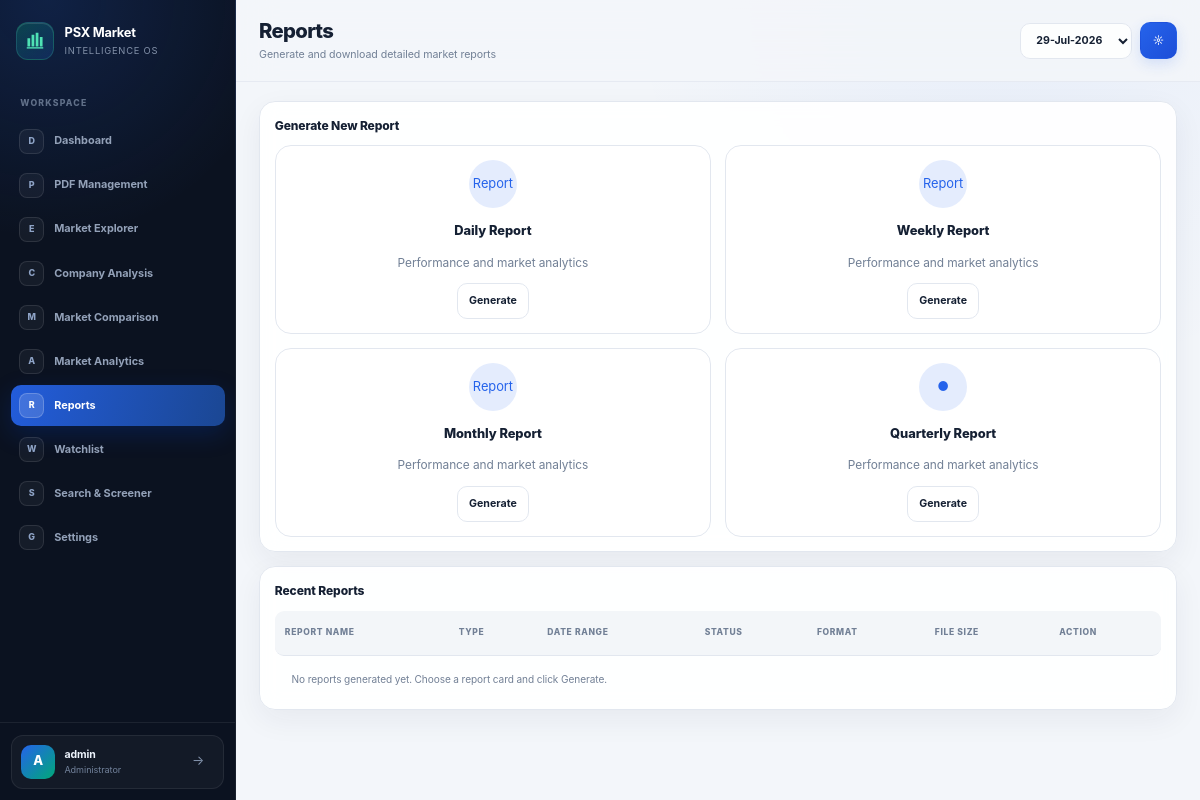
Page /pages/reports/ (signed in) on the earlier database version.
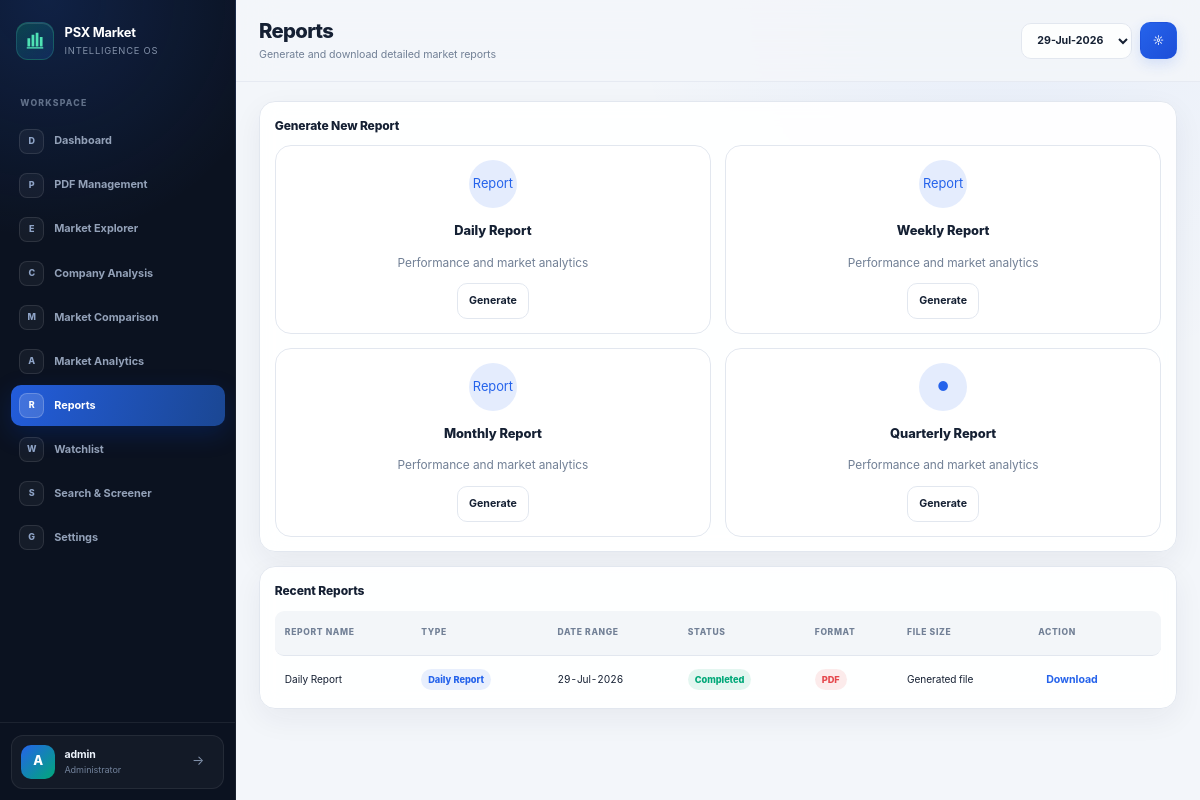
Same page on the later database version.
### scraper/models.py (models this page shows, shortened)
class GeneratedReport(models.Model):
    REPORT_TYPES = [
        ("daily", "Daily Report"),
        ("weekly", "Weekly Report"),
        ("monthly", "Monthly Report"),
        ("quarterly", "Quarterly Report"),
    ]
    report_type = models.CharField(max_length=20, choices=REPORT_TYPES)
    name = models.CharField(max_length=255)
    date_from = models.DateField()
    date_to = models.DateField()
    file = models.FileField(upload_to="reports/")
    created_by = models.ForeignKey(
        settings.AUTH_USER_MODEL,
        on_delete=models.SET_NULL,
        null=True,
        blank=True,
        related_name="generated_market_reports",
    )
    created_at = models.DateTimeField(auto_now_add=True)
    class Meta:
        ordering = ["-created_at"]

### pdfs/views.py (the view, shortened to what this page needs)
# urls.py: path("pages/reports/", reports, name="reports"),
@ratelimit(key="user", rate="20/h", method="POST", block=True)
@module_permission_required("reports")
def reports(request):
    selected_type = (request.GET.get("type") or "daily").lower()
    if selected_type not in REPORT_PERIODS:
        selected_type = "daily"
    available_dates = list(
        PDFDocument.objects.filter(is_processed=True, report_date__isnull=False)
        .values_list("report_date", flat=True)
        .order_by("-report_date")
        .distinct()
    )
    raw_selected_date = request.GET.get("date")
    selected_date = _parse_report_date(raw_selected_date)
    invalid_date = bool(raw_selected_date and selected_date is None)
    if selected_date is None and available_dates and not raw_selected_date:
        selected_date = available_dates[0]
    selected_iso = selected_date.isoformat() if selected_date else None
    recent_reports = GeneratedReport.objects.all()
    if not (request.user.is_staff or request.user.is_superuser):
        recent_reports = recent_reports.filter(created_by=request.user)
    if selected_date is not None:
        recent_reports = recent_reports.filter(date_to=selected_date)
    recent_reports = recent_reports[:10]
    context = {
        "selected_type": selected_type,
        "report_types": REPORT_PERIODS,
        "recent_reports": recent_reports,
        "latest_pdf": _get_latest_pdf_for_date(),
        "available_dates": [
            {"iso": d.isoformat(), "display": d.strftime("%d-%b-%Y")}
            for d in available_dates
        ],
        "selected_iso": selected_iso,
        "invalid_date": invalid_date,
    }
    return render(request, "pages/reports.html", context)

### pdfs/authz.py (called while the page is built, shortened)
def has_module_permission(user, module, action="view"):
    if not getattr(user, "is_authenticated", False) or not user.is_active:
        return False
    if user.is_superuser or user.is_staff:
        return True

def require_module_permission(request, module, action="view"):
    if not request.user.is_authenticated:
        return redirect_to_login(request.get_full_path())
    if not has_module_permission(request.user, module, action):
        raise PermissionDenied("You do not have permission to access this feature.")
    return None

def module_permission_required(module, action="view"):
    def decorator(view_func):
        @wraps(view_func)
        def wrapped(request, *args, **kwargs):
            denial = require_module_permission(request, module, action)
            if denial:
                return denial
            return view_func(request, *args, **kwargs)
        return wrapped
    return decorator

### pdfs/context_processors.py (called while the page is built)
def navigation_permissions(request):
    user = getattr(request, "user", None)
    allowed_modules = set()
    company = None
    if user and user.is_authenticated and user.is_active:
        if user.is_staff or user.is_superuser:
            allowed_modules = {code for code, _label in MODULE_CHOICES}
        else:
            company = get_client_company(user)
            if company:
                allowed_modules = set(
                    company.module_permissions.filter(can_view=True).values_list("module", flat=True)
                )
    return {"allowed_modules": allowed_modules, "current_client_company": company}

### pdfs/views.py (called while the page is built, shortened)
def _parse_report_date(raw_value):
    if not raw_value:
        return None

def _get_latest_pdf_for_date(report_date=None):
    queryset = PDFDocument.objects.filter(
        is_processed=True, report_date__isnull=False
    ).prefetch_related("extracted_companies")
    if report_date is not None:
        queryset = queryset.filter(report_date=report_date)
    return queryset.order_by("-report_date", "-uploaded_at").first()

### templates/pages/reports.html (shortened to what this page needs)
{% extends 'base.html' %}
{% block content %}
        <header class="topbar">
          <div>
            <h1>Reports</h1>
            <p>Generate and download detailed market reports</p>
          </div>
          <div class="topbar-actions">
            <form method="get">
              <select name="date" class="outline-button" aria-label="Select report date" data-auto-submit>
                {% for d in available_dates %}
                  <option value="{{ d.iso }}" {% if selected_iso == d.iso %}selected{% endif %}>{{ d.display }}</option>
                {% empty %}
                  <option value="">No reports available</option>
                {% endfor %}
              </select>
            </form>
            <button class="icon-button" data-theme-toggle type="button">&#9788;</button>
          </div>
        </header>
            <main class="content">
              <section class="card">
                <div class="card-header"><h2 class="card-title">Generate New Report</h2></div>
                <div class="grid grid-4">
                  {% for type_key, type_data in report_types.items %}
                    <article class="card" style="padding:1rem;text-align:center;box-shadow:none;background:var(--card);">
                      <div style="width:48px;height:48px;border-radius:999px;background:rgba(37,99,235,.12);display:grid;place-items:center;margin:0 auto 1rem;color:var(--primary);">{% if type_key == 'quarterly' %}&#9679;{% else %}Report{% endif %}</div>
                      <p style="font-weight:800;">{{ type_data.0 }}</p>
                      <p style="color:var(--muted-foreground);font-size:.85rem;">Performance and market analytics</p>
                      <form method="post">
                        <button class="outline-button" type="submit">Generate</button>
                      </form>
                    </article>
                  {% endfor %}
                </div>
              </section>
              <section class="card table-card">
                <div class="card-header"><h2 class="card-title">Recent Reports</h2></div>
                <table>
                  <thead>
                    <tr><th>Report Name</th><th>Type</th><th>Date Range</th><th>Status</th><th>Format</th><th>File Size</th><th>Action</th></tr>
                  </thead>
                  <tbody>
                    {% for report in recent_reports %}
                      <tr>
                        <td>{{ report.name }}</td>
                        <td><span class="badge primary">{{ report.get_report_type_display }}</span></td>
                        <td>{{ report.date_from|date:"d-M-Y" }}{% if report.date_from != report.date_to %} to {{ report.date_to|date:"d-M-Y" }}{% endif %}</td>
                        <td><span class="badge success">Completed</span></td>
                        <td><span class="badge danger">PDF</span></td>
                        <td>Generated file</td>
                        <td><a class="ghost-button" href="{% url 'download-report' report.pk %}">Download</a></td>
                      </tr>
                    {% empty %}
                      <tr><td colspan="7" class="empty-table">No reports generated yet. Choose a report card and click Generate.</td></tr>
                    {% endfor %}
                  </tbody>
                </table>
              </section>
            </main>
      {% endblock %}

### templates/base.html (shortened to what this page needs)
{% load static %}
<!DOCTYPE html>
<html lang="en">
<head>
  <link rel="stylesheet" href="{% static 'css/styles.css' %}" />
</head>
<body>
  <div class="app-shell">
    {% if user.is_authenticated %}
    <aside class="sidebar">
      <div class="sidebar-header">
        <div class="sidebar-logo" aria-hidden="true"><svg viewBox="0 0 32 32" width="28" height="28" fill="currentColor"><path d="M5 24V12h4v12H5Zm6 0V7h4v17h-4Zm6 0V4h4v20h-4Zm6 0V10h4v14h-4Z"/><path d="M4 26h24" stroke="currentColor" stroke-width="2"/></svg></div>
        <div class="sidebar-brand"><strong>PSX Market</strong><span>Intelligence OS</span></div>
      </div>
      <nav class="nav-list" aria-label="Primary navigation">
        <span class="nav-kicker">Workspace</span>
        {% with current=request.resolver_match.url_name %}
        {% if 'dashboard' in allowed_modules %}<a class="nav-link{% if current == 'home' %} active{% endif %}" href="{% url 'home' %}"><span class="nav-mark">D</span><span>Dashboard</span></a>{% endif %}
        {% if 'pdf_management' in allowed_modules %}<a class="nav-link" href="{% url 'pdf-management' %}"><span class="nav-mark">P</span><span>PDF Management</span></a>{% endif %}
        {% if 'daily_market_explorer' in allowed_modules %}<a class="nav-link{% if current == 'daily-market-explorer' %} active{% endif %}" href="{% url 'daily-market-explorer' %}"><span class="nav-mark">E</span><span>Market Explorer</span></a>{% endif %}
        {% if 'company_analysis' in allowed_modules %}<a class="nav-link{% if current == 'company-analysis' %} active{% endif %}" href="{% url 'company-analysis' %}"><span class="nav-mark">C</span><span>Company Analysis</span></a>{% endif %}
        {% if 'market_comparison' in allowed_modules %}<a class="nav-link{% if current == 'market-comparison' %} active{% endif %}" href="{% url 'market-comparison' %}"><span class="nav-mark">M</span><span>Market Comparison</span></a>{% endif %}
        {% if 'market_analytics' in allowed_modules %}<a class="nav-link{% if current == 'market-analytics' %} active{% endif %}" href="{% url 'market-analytics' %}"><span class="nav-mark">A</span><span>Market Analytics</span></a>{% endif %}
        {% if 'reports' in allowed_modules %}<a class="nav-link{% if current == 'reports' %} active{% endif %}" href="{% url 'reports' %}"><span class="nav-mark">R</span><span>Reports</span></a>{% endif %}
        {% if 'watchlist' in allowed_modules %}<a class="nav-link{% if current == 'watchlist' %} active{% endif %}" href="{% url 'watchlist' %}"><span class="nav-mark">W</span><span>Watchlist</span></a>{% endif %}
        {% if 'search_screener' in allowed_modules %}<a class="nav-link{% if current == 'search-screener' %} active{% endif %}" href="{% url 'search-screener' %}"><span class="nav-mark">S</span><span>Search &amp; Screener</span></a>{% endif %}
        {% if 'settings_profile' in allowed_modules %}<a class="nav-link" href="{% url 'settings' %}"><span class="nav-mark">G</span><span>Settings</span></a>{% endif %}
        {% endwith %}
      </nav>
      <div class="sidebar-footer">
        <div class="help-card">
          <span class="user-avatar">{{ user.username|slice:":1"|upper }}</span>
          <div class="user-copy"><strong>{{ current_client_company.company_name|default:user.get_full_name|default:user.username }}</strong><span>{% if user.is_staff %}Administrator{% else %}Company account{% endif %}</span></div>
          <form method="post" action="{% url 'logout' %}">{% csrf_token %}<button class="logout-button" type="submit" aria-label="Logout" title="Logout">&#8594;</button></form>
        </div>
      </div>
    </aside>
    {% endif %}
    <div class="main-area{% if not user.is_authenticated %} auth-main{% endif %}">
      {% block content %}{% endblock %}
    </div>
  </div>
</body>
</html>

Differences in the rows shown:
added GeneratedReport: name "Daily Report", report_type "Daily Report", date_from "29-Jul-2026"
Other differences:
text no longer shown: "No reports generated yet. Choose a report card and click Generate."
